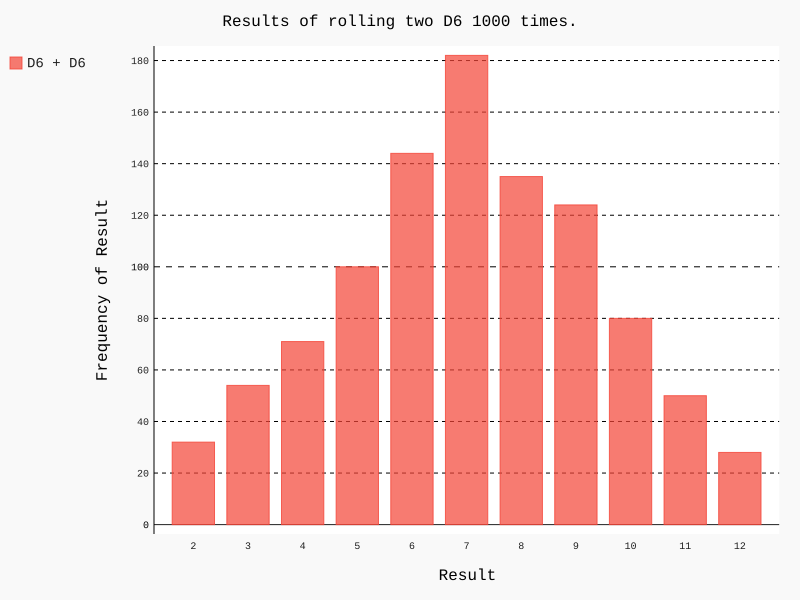

Python code for this plot:
from die import Die
import pygal

die_1 = Die()
die_2 = Die()

#掷几次骰子，并且把结果存储在一个列表中
results = []
for roll_num in range(1000):
    result = die_1.roll() + die_2.roll()
    results.append(result)


frequencies = []
max_result = die_1.num_sides + die_2.num_sides
for value in range(2,max_result+1):
    frequency = results.count(value)
    frequencies.append(frequency)

# print(results)
# print(frequencies)

#对结果进行可视化
hist = pygal.Bar()

hist.title = "Results of rolling two D6 1000 times."
hist.x_labels = list(range(2,13))
hist.x_title = "Result"
hist.y_title = "Frequency of Result"

hist.add('D6 + D6',frequencies)
hist.render_to_file('dice_visual.svg')
